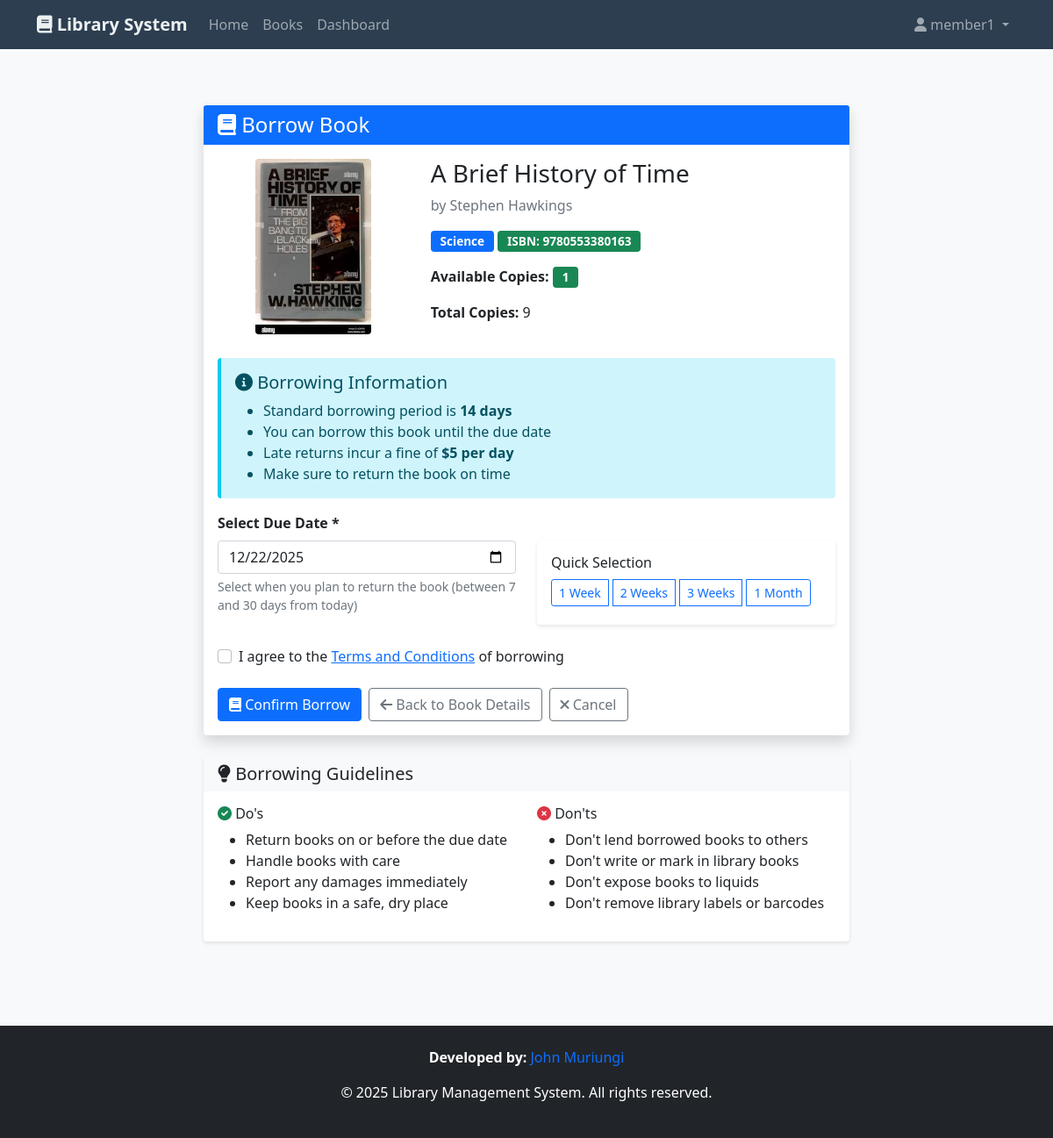
Screenshot of /borrow/4/ (signed in) with the database file from the repository.
### library/models.py (models this page shows, shortened)
class Book(models.Model):
    CATEGORY_CHOICES = [
        ('Fiction', 'Fiction'),
        ('Non-Fiction', 'Non-Fiction'),
        ('Science', 'Science'),
        ('Technology', 'Technology'),
        ('History', 'History'),
        ('Biography', 'Biography'),
        ('Children', 'Children'),
        ('Other', 'Other'),
    ]
    title = models.CharField(max_length=200)
    author = models.CharField(max_length=200)
    isbn = models.CharField(max_length=13, unique=True)
    category = models.CharField(max_length=50, choices=CATEGORY_CHOICES)
    description = models.TextField(blank=True)
    total_copies = models.IntegerField(default=1)
    available_copies = models.IntegerField(default=1)
    cover_image = models.ImageField(
        upload_to='book_covers/', blank=True, null=True)
    date_added = models.DateTimeField(auto_now_add=True)

### library/views.py (the view, shortened to what this page needs)
# urls.py: path('borrow/<int:book_id>/', views.borrow_book, name='borrow_book'),
@login_required
def borrow_book(request, book_id):
    book = get_object_or_404(Book, id=book_id)
    if book.available_copies <= 0:
        messages.error(request, 'This book is not available for borrowing.')
        return redirect('book_detail', book_id=book_id)
    existing_borrow = BorrowRecord.objects.filter(
        user=request.user,
        book=book,
        status='Borrowed'
    ).exists()
    if existing_borrow:
        messages.warning(request, 'You have already borrowed this book.')
        return redirect('book_detail', book_id=book_id)
    context = {'book': book}
    return render(request, 'borrow_book.html', context)

### library/templates/borrow_book.html (shortened to what this page needs)
{% extends 'base.html' %}
{% block content %}
<div class="container py-5">
    <div class="row justify-content-center">
        <div class="col-md-8">
            <div class="card shadow">
                <div class="card-header bg-primary text-white">
                    <h4 class="mb-0"><i class="fas fa-book"></i> Borrow Book</h4>
                </div>
                <div class="card-body">
                    <div class="row mb-4">
                        <div class="col-md-4 text-center">
                            {% if book.cover_image %}
                            <img src="{{ book.cover_image.url }}" class="img-fluid rounded" alt="{{ book.title }}" style="max-height: 200px;">
                            {% else %}
                            <div class="bg-light rounded d-flex align-items-center justify-content-center" style="height: 200px; width: 150px; margin: 0 auto;">
                                <i class="fas fa-book fa-4x text-muted"></i>
                            </div>
                            {% endif %}
                        </div>
                        <div class="col-md-8">
                            <h3>{{ book.title }}</h3>
                            <p class="text-muted">by {{ book.author }}</p>
                            <div class="mb-3">
                                <span class="badge bg-primary">{{ book.category }}</span>
                                <span class="badge bg-success">ISBN: {{ book.isbn }}</span>
                            </div>
                            <p><strong>Available Copies:</strong>
                                <span class="badge bg-{% if book.available_copies > 0 %}success{% else %}danger{% endif %}">
                                    {{ book.available_copies }}
                                </span>
                            </p>
                            <p><strong>Total Copies:</strong> {{ book.total_copies }}</p>
                        </div>
                    </div>
                    {% if book.available_copies > 0 %}
                        {% if not existing_borrow %}
                        <div class="alert alert-info">
                            <h5><i class="fas fa-info-circle"></i> Borrowing Information</h5>
                            <ul class="mb-0">
                                <li>Standard borrowing period is <strong>14 days</strong></li>
                                <li>You can borrow this book until the due date</li>
                                <li>Late returns incur a fine of <strong>$5 per day</strong></li>
                                <li>Make sure to return the book on time</li>
                            </ul>
                        </div>
                        <form method="POST">
                            <div class="mb-4">
                                <label for="due_date" class="form-label"><strong>Select Due Date *</strong></label>
                                <div class="row">
                                    <div class="col-md-6">
                                        <input type="date" name="due_date" class="form-control" id="due_date"
                                               min="{{ min_due_date }}" max="{{ max_due_date }}" required>
                                        <div class="form-text">
                                            Select when you plan to return the book (between 7 and 30 days from today)
                                        </div>
                                    </div>
                                    <div class="col-md-6">
                                        <div class="card">
                                            <div class="card-body">
                                                <h6 class="card-title">Quick Selection</h6>
                                                <div class="btn-group" role="group">
                                                    <button type="button" class="btn btn-outline-primary btn-sm" onclick="setDueDate(7)">
                                                        1 Week
                                                    </button>
                                                    <button type="button" class="btn btn-outline-primary btn-sm" onclick="setDueDate(14)">
                                                        2 Weeks
                                                    </button>
                                                    <button type="button" class="btn btn-outline-primary btn-sm" onclick="setDueDate(21)">
                                                        3 Weeks
                                                    </button>
                                                    <button type="button" class="btn btn-outline-primary btn-sm" onclick="setDueDate(30)">
                                                        1 Month
                                                    </button>
                                                </div>
                                            </div>
                                        </div>
                                    </div>
                                </div>
                            </div>
                            <div class="mb-4">
                                <div class="form-check">
                                    <input class="form-check-input" type="checkbox" id="terms" required>
                                    <label class="form-check-label" for="terms">
                                        I agree to the <a href="#" data-bs-toggle="modal" data-bs-target="#termsModal">Terms and Conditions</a> of borrowing
                                    </label>
                                </div>
                            </div>
                            <div class="d-grid gap-2 d-md-flex">
                                <button type="submit" class="btn btn-primary">
                                    <i class="fas fa-book"></i> Confirm Borrow
                                </button>
                                <a href="{% url 'book_detail' book.id %}" class="btn btn-outline-secondary">
                                    <i class="fas fa-arrow-left"></i> Back to Book Details
                                </a>
                                <a href="{% url 'book_list' %}" class="btn btn-outline-secondary">
                                    <i class="fas fa-times"></i> Cancel
                                </a>
                            </div>
                        </form>
                        {% endif %}
                    {% endif %}
                </div>
            </div>
            <div class="card mt-4">
                <div class="card-header bg-light">
                    <h5 class="mb-0"><i class="fas fa-lightbulb"></i> Borrowing Guidelines</h5>
                </div>
                <div class="card-body">
                    <div class="row">
                        <div class="col-md-6">
                            <h6><i class="fas fa-check-circle text-success"></i> Do's</h6>
                            <ul>
                                <li>Return books on or before the due date</li>
                                <li>Handle books with care</li>
                                <li>Report any damages immediately</li>
                                <li>Keep books in a safe, dry place</li>
                            </ul>
                        </div>
                        <div class="col-md-6">
                            <h6><i class="fas fa-times-circle text-danger"></i> Don'ts</h6>
                            <ul>
                                <li>Don't lend borrowed books to others</li>
                                <li>Don't write or mark in library books</li>
                                <li>Don't expose books to liquids</li>
                                <li>Don't remove library labels or barcodes</li>
                            </ul>
                        </div>
                    </div>
                </div>
            </div>
        </div>
    </div>
</div>
{% endblock %}

### library/templates/base.html (shortened to what this page needs)
<!DOCTYPE html>
<html lang="en">
<head>
    <link href="https://cdn.jsdelivr.net/npm/bootstrap@5.1.3/dist/css/bootstrap.min.css" rel="stylesheet">
    <link rel="stylesheet" href="https://cdnjs.cloudflare.com/ajax/libs/font-awesome/6.0.0/css/all.min.css">
</head>
<body>
    <nav class="navbar navbar-expand-lg navbar-dark">
        <div class="container">
            <a class="navbar-brand" href="{% url 'home' %}">
                <i class="fas fa-book"></i> Library System
            </a>
            <div class="collapse navbar-collapse" id="navbarNav">
                <ul class="navbar-nav me-auto">
                    <li class="nav-item">
                        <a class="nav-link" href="{% url 'home' %}">Home</a>
                    </li>
                    <li class="nav-item">
                        <a class="nav-link" href="{% url 'book_list' %}">Books</a>
                    </li>
                    {% if user.is_authenticated %}
                        <li class="nav-item">
                            <a class="nav-link" href="{% url 'dashboard' %}">Dashboard</a>
                        </li>
                    {% endif %}
                </ul>
                <ul class="navbar-nav">
                    {% if user.is_authenticated %}
                        <li class="nav-item dropdown">
                            <a class="nav-link dropdown-toggle" href="#" id="navbarDropdown" role="button" data-bs-toggle="dropdown">
                                <i class="fas fa-user"></i> {{ user.username }}
                            </a>
                        </li>
                    {% endif %}
                </ul>
            </div>
        </div>
    </nav>
    <main>
        {% block content %}{% endblock %}
    </main>
    <footer class="bg-dark text-white py-4 mt-5">
        <div class="credits">
            <div class="container text-center">
                <p>
                    <Strong>Developed  by: </Strong>
                    <a href="https://john-muriungi.github.io/My-portifolio/" target="_blank" style="text-decoration: none">John Muriungi</a>
                </p>
            </div>
        </div>
        <div class="container text-center">
            <p>&copy; 2025 Library Management System. All rights reserved.</p>
        </div>
    </footer>
</body>
</html>

### library/templates/base.html (style rules this page uses)
body { background-color: #f8f9fa; }
.navbar { background-color: #2c3e50 !important; }
.navbar-brand { color: #ecf0f1 !important; font-weight: bold; }
.card { transition: transform 0.2s; border: none; box-shadow: 0 2px 4px rgba(0,0,0,0.1); }

### library/templates/borrow_book.html (style rules this page uses)
.card { border: none; box-shadow: 0 2px 4px rgba(0,0,0,0.1); }
.card-header { border-bottom: none; }
.badge { font-size: 0.85em; padding: 0.4em 0.8em; }
.btn-group .btn { margin-right: 5px; margin-bottom: 5px; }
.alert { border: none; border-left: 4px solid; }
.alert-info { border-left-color: #0dcaf0; }

### rows the page displays
Book: cover_image (picture), title "A Brief History of Time", author "Stephen Hawkings", category "Science", isbn "9780553380163", available_copies "1", total_copies "9"

### other values shown
{{ user.username }} "member1"
